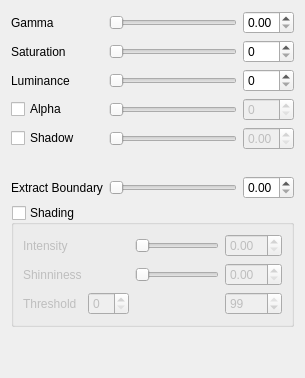
     <widget class="QWidget" name="TransferFunctionTab">
      <attribute name="title">
       <string>Transfer Function</string>
      </attribute>
      <layout class="QVBoxLayout" name="TransferFunctionLayout">
       <item>
        <layout class="QGridLayout" name="TransferFunctionGridLayout">
         <item row="4" column="0">
          <widget class="QCheckBox" name="ShadowCheckBox">
           <property name="text">
            <string>Shadow</string>
           </property>
          </widget>
         </item>
         <item row="2" column="0">
          <widget class="QLabel" name="LuminanceLabel">
           <property name="text">
            <string>Luminance</string>
           </property>
           <property name="buddy">
            <cstring>LuminanceSpinBox</cstring>
           </property>
          </widget>
         </item>
         <item row="4" column="2">
          <widget class="QDoubleSpinBox" name="ShadowSpinBox">
           <property name="enabled">
            <bool>false</bool>
           </property>
           <property name="maximum">
            <double>1.000000000000000</double>
           </property>
           <property name="singleStep">
            <double>0.010000000000000</double>
           </property>
          </widget>
         </item>
         <item row="0" column="0">
          <widget class="QLabel" name="GammaLabel">
           <property name="text">
            <string>Gamma</string>
           </property>
           <property name="buddy">
            <cstring>GammaSpinBox</cstring>
           </property>
          </widget>
         </item>
         <item row="1" column="2">
          <widget class="QSpinBox" name="SaturationSpinBox"/>
         </item>
         <item row="3" column="1">
          <widget class="QSlider" name="AlphaSlider">
           <property name="enabled">
            <bool>false</bool>
           </property>
           <property name="orientation">
            <enum>Qt::Horizontal</enum>
           </property>
          </widget>
         </item>
         <item row="1" column="1">
          <widget class="QSlider" name="SaturationSlider">
           <property name="orientation">
            <enum>Qt::Horizontal</enum>
           </property>
          </widget>
         </item>
         <item row="3" column="2">
          <widget class="QSpinBox" name="AlphaSpinBox">
           <property name="enabled">
            <bool>false</bool>
           </property>
          </widget>
         </item>
         <item row="1" column="0">
          <widget class="QLabel" name="SaturationLabel">
           <property name="text">
            <string>Saturation</string>
           </property>
           <property name="buddy">
            <cstring>SaturationSpinBox</cstring>
           </property>
          </widget>
         </item>
         <item row="2" column="1">
          <widget class="QSlider" name="LuminanceSlider">
           <property name="orientation">
            <enum>Qt::Horizontal</enum>
           </property>
          </widget>
         </item>
         <item row="6" column="1">
          <widget class="QSlider" name="ExtractBoundarySlider">
           <property name="maximum">
            <number>50</number>
           </property>
           <property name="orientation">
            <enum>Qt::Horizontal</enum>
           </property>
          </widget>
         </item>
         <item row="2" column="2">
          <widget class="QSpinBox" name="LuminanceSpinBox"/>
         </item>
         <item row="3" column="0">
          <widget class="QCheckBox" name="AlphaCheckBox">
           <property name="text">
            <string>Alpha</string>
           </property>
          </widget>
         </item>
         <item row="0" column="1">
          <widget class="QSlider" name="GammaSlider">
           <property name="maximum">
            <number>400</number>
           </property>
           <property name="orientation">
            <enum>Qt::Horizontal</enum>
           </property>
          </widget>
         </item>
         <item row="0" column="2">
          <widget class="QDoubleSpinBox" name="GammaSpinBox">
           <property name="maximum">
            <double>4.000000000000000</double>
           </property>
           <property name="singleStep">
            <double>0.010000000000000</double>
           </property>
          </widget>
         </item>
         <item row="6" column="2">
          <widget class="QDoubleSpinBox" name="ExtractBoundarySpinBox">
           <property name="maximum">
            <double>0.500000000000000</double>
           </property>
           <property name="singleStep">
            <double>0.010000000000000</double>
           </property>
          </widget>
         </item>
         <item row="4" column="1">
          <widget class="QSlider" name="ShadowSlider">
           <property name="enabled">
            <bool>false</bool>
           </property>
           <property name="maximum">
            <number>100</number>
           </property>
           <property name="orientation">
            <enum>Qt::Horizontal</enum>
           </property>
          </widget>
         </item>
         <item row="6" column="0">
          <widget class="QLabel" name="ExtractBoundaryLabel">
           <property name="text">
            <string>Extract Boundary</string>
           </property>
           <property name="buddy">
            <cstring>ExtractBoundarySpinBox</cstring>
           </property>
          </widget>
         </item>
         <item row="5" column="0">
          <widget class="QLabel" name="SpacerLabel">
           <property name="text">
            <string/>
           </property>
          </widget>
         </item>
        </layout>
       </item>
       <item>
        <widget class="QGroupBox" name="ShadingGroupBox">
         <property name="enabled">
          <bool>true</bool>
         </property>
         <property name="title">
          <string>Shading</string>
         </property>
         <property name="checkable">
          <bool>true</bool>
         </property>
         <property name="checked">
          <bool>false</bool>
         </property>
         <layout class="QGridLayout" name="ShadingLayout">
          <item row="0" column="0">
           <widget class="QLabel" name="ShadingIntensityLabel">
            <property name="text">
             <string>Intensity</string>
            </property>
            <property name="buddy">
             <cstring>ShadingIntensitySpinBox</cstring>
            </property>
           </widget>
          </item>
          <item row="0" column="2">
           <widget class="QSlider" name="ShadingIntensitySlider">
            <property name="maximum">
             <number>1000</number>
            </property>
            <property name="orientation">
             <enum>Qt::Horizontal</enum>
            </property>
           </widget>
          </item>
          <item row="0" column="3">
           <widget class="QDoubleSpinBox" name="ShadingIntensitySpinBox">
            <property name="maximum">
             <double>10.000000000000000</double>
            </property>
            <property name="singleStep">
             <double>0.010000000000000</double>
            </property>
            <property name="value">
             <double>0.000000000000000</double>
            </property>
           </widget>
          </item>
          <item row="1" column="0">
           <widget class="QLabel" name="ShadingShinninessLabel">
            <property name="text">
             <string>Shinniness</string>
            </property>
            <property name="buddy">
             <cstring>ShadingShinninessSpinBox</cstring>
            </property>
           </widget>
          </item>
          <item row="1" column="2">
           <widget class="QSlider" name="ShadingShinninessSlider">
            <property name="maximum">
             <number>200</number>
            </property>
            <property name="orientation">
             <enum>Qt::Horizontal</enum>
            </property>
           </widget>
          </item>
          <item row="1" column="3">
           <widget class="QDoubleSpinBox" name="ShadingShinninessSpinBox">
            <property name="maximum">
             <double>2.000000000000000</double>
            </property>
            <property name="singleStep">
             <double>0.010000000000000</double>
            </property>
            <property name="value">
             <double>0.000000000000000</double>
            </property>
           </widget>
          </item>
          <item row="2" column="0">
           <widget class="QLabel" name="ShadingThresholdLabel">
            <property name="text">
             <string>Threshold</string>
            </property>
            <property name="buddy">
             <cstring>ShadingThresholdMinSpinBox</cstring>
            </property>
           </widget>
          </item>
          <item row="2" column="1">
           <widget class="QSpinBox" name="ShadingThresholdMinSpinBox"/>
          </item>
          <item row="2" column="2">
           <widget class="QvisRangeSlider" name="ShadingThresholdSlider">
            <property name="sizePolicy">
             <sizepolicy hsizetype="Expanding" vsizetype="Preferred">
              <horstretch>0</horstretch>
              <verstretch>0</verstretch>
             </sizepolicy>
            </property>
            <property name="focusPolicy">
             <enum>Qt::TabFocus</enum>
            </property>
            <property name="minimum" stdset="0">
             <number>0</number>
            </property>
            <property name="maximum" stdset="0">
             <number>99</number>
            </property>
            <property name="lowerValue" stdset="0">
             <number>0</number>
            </property>
            <property name="upperValue" stdset="0">
             <number>99</number>
            </property>
           </widget>
          </item>
          <item row="2" column="3">
           <widget class="QSpinBox" name="ShadingThresholdMaxSpinBox">
            <property name="maximum">
             <number>99</number>
            </property>
            <property name="value">
             <number>99</number>
            </property>
           </widget>
          </item>
         </layout>
        </widget>
       </item>
       <item>
        <spacer name="TransferFunctionTabSpacer">
         <property name="orientation">
          <enum>Qt::Vertical</enum>
         </property>
         <property name="sizeHint" stdset="0">
          <size>
           <width>20</width>
           <height>40</height>
          </size>
         </property>
        </spacer>
       </item>
      </layout>
     </widget>
